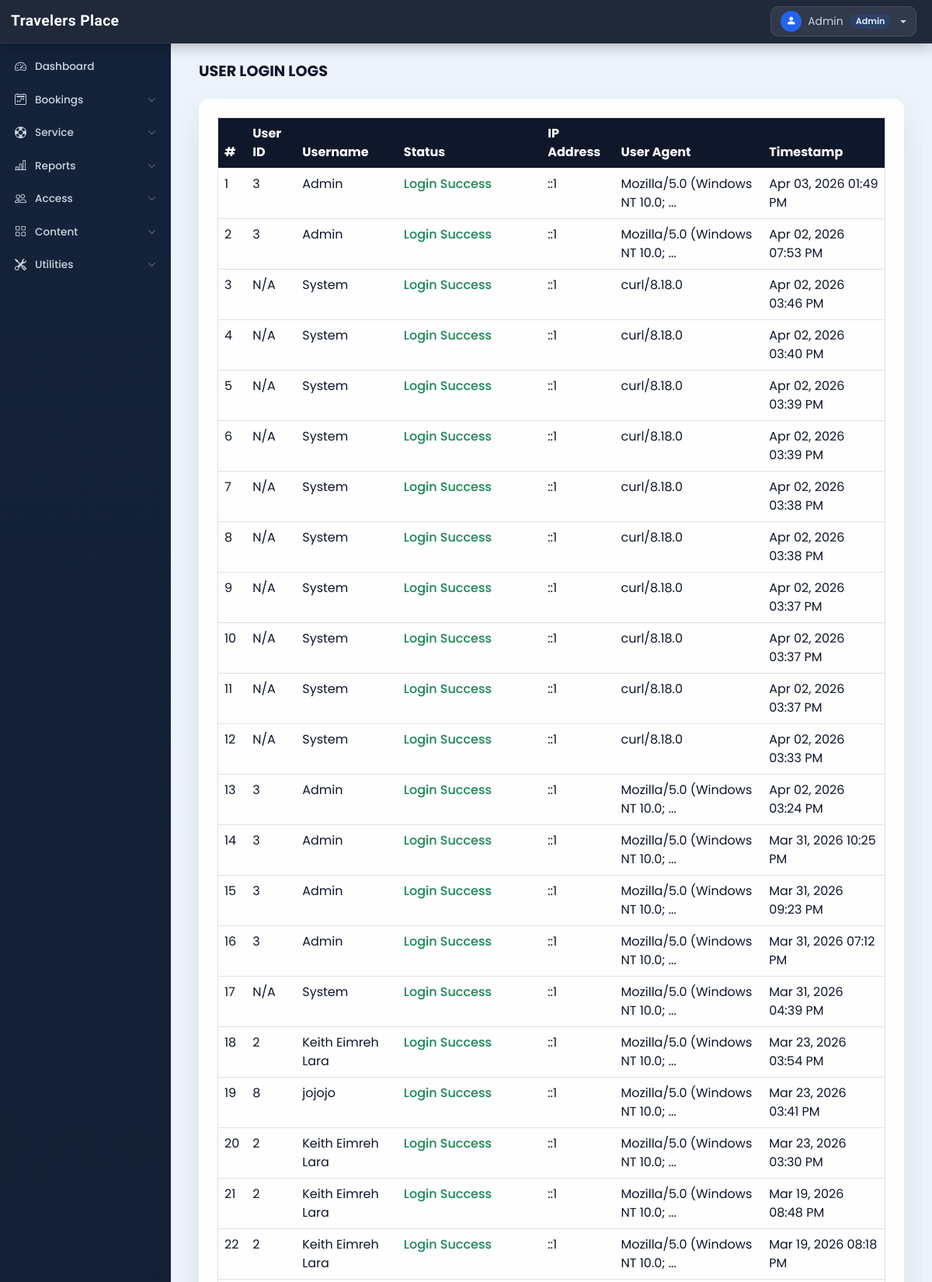
The app's page /admin/user_login_logs.php (signed in, upper part) with its own data.
### tables this page shows
CREATE TABLE `activity_logs` (
  `id` int(11) NOT NULL AUTO_INCREMENT,
  `user_id` int(11) DEFAULT NULL,
  `user_name` varchar(100) NOT NULL,
  `action` varchar(100) NOT NULL,
  `details` text DEFAULT NULL,
  `ip_address` varchar(45) DEFAULT NULL,
  `user_agent` text DEFAULT NULL,
  `created_at` timestamp NOT NULL DEFAULT current_timestamp(),
  PRIMARY KEY (`id`),
  KEY `idx_user_id` (`user_id`),
  KEY `idx_created_at` (`created_at`)
);

### admin/user_login_logs.php (the view, shortened to what this page needs)
<!DOCTYPE html>
<html lang="en">
<head>
  <?php require('inc/links.php'); ?>
  <link rel="stylesheet" href="https://cdn.datatables.net/1.13.6/css/dataTables.bootstrap5.min.css">
</head>
<body class="bg-light">
  <?php require('inc/header.php'); ?>
  <div class="container-fluid" id="main-content">
    <div class="row">
      <div class="col-lg-10 ms-auto p-4 overflow-hidden">
        <h3 class="mb-4">USER LOGIN LOGS</h3>
        <div class="card border-0 shadow-sm mb-4">
          <div class="card-body">
            <div class="table-responsive">
              <table class="table table-hover border" id="login-logs-table">
                <thead class="bg-dark text-light">
                  <tr>
                    <th>#</th>
                    <th>User ID</th>
                    <th>Username</th>
                    <th>Status</th>
                    <th>IP Address</th>
                    <th>User Agent</th>
                    <th>Timestamp</th>
                  </tr>
                </thead>
                <tbody>
                  <?php
                  $con = $GLOBALS['con'];
                  $query = "SELECT * FROM `activity_logs`
                           WHERE `action` LIKE 'Login%'
                           ORDER BY `created_at` DESC";
                  $res = mysqli_query($con, $query);
                  $i = 1;
                  while($row = mysqli_fetch_assoc($res)) {
                    $statusClass = strpos($row['action'], 'Failed') !== false ? 'status-failed' : 'status-success';
                    echo "
                    <tr>
                      <td>$i</td>
                      <td>" . ($row['user_id'] ?: 'N/A') . "</td>
                      <td>" . htmlspecialchars($row['user_name']) . "</td>
                      <td class='$statusClass'>" . htmlspecialchars($row['action']) . "</td>
                      <td>" . htmlspecialchars($row['ip_address']) . "</td>
                      <td title='" . htmlspecialchars($row['user_agent']) . "'>" .
                         (strlen($row['user_agent']) > 30 ?
                          substr(htmlspecialchars($row['user_agent']), 0, 30) . '...' :
                          htmlspecialchars($row['user_agent'])) .
                      "</td>
                      <td>" . date('M d, Y h:i A', strtotime($row['created_at'])) . "</td>
                    </tr>
                    ";
                    $i++;
                  }
                  ?>
                </tbody>
              </table>
            </div>
          </div>
        </div>
      </div>
    </div>
  </div>
</body>
</html>

### admin/css/common.css (style rules this page uses)
:root { --teal: #2ec1ac; --teal_hover: #279e8c; }
* { font-family: 'Poppins', sans-serif; }
body.bg-light { background: linear-gradient(135deg, #f5f7fa 0%, #c3cfe2 100%); min-height: 100vh; }

### admin/css/layout.css (style rules this page uses)
:root { --sidebar-bg: #0f172a; --sidebar-hover: rgba(255,255,255,0.07); --sidebar-active-bg: #1e3a5f; --sidebar-text: #cbd5e1; --sidebar-text-active: #fff; --navbar-bg: rgba(15,23,42,0.95); --sidebar-width: 220px; --navbar-height: 56px; --accent: #3b82f6; }
body { background: #f1f5f9 !important; padding-top: var(--navbar-height) !important; padding-left: var(--sidebar-width) !important; }
#main-content > .row { margin: 0; }
#main-content > .row > [class*="col-"] { max-width: 100% !important; width: 100% !important; flex: 0 0 100% !important; margin-left: 0 !important; padding-right: 0; }
#main-content .card { background: #fff; border: none !important; border-radius: 14px; box-shadow: 0 2px 16px rgba(0,0,0,0.07); }
#main-content .card-body { padding: 1.5rem; }
#main-content h3 { font-size: 1.2rem; font-weight: 700; color: #0f172a; }
#main-content .table { color: #374151; }
#main-content .table thead { background: #0f172a; color: #fff; }

### admin/css/admin-theme.css (style rules this page uses)
:root { --admin-accent: #2563eb; --admin-accent-rgb: 37, 99, 235; --admin-sidebar-bg: #14233a; --admin-sidebar-bg-strong: #0f172a; --admin-navbar-bg: rgba(15, 23, 42, 0.92); --admin-page-bg: #edf3fb; --admin-surface: rgba(255, 255, 255, 0.96); --admin-surface-muted: #f8fbff; --admin-border: rgba(148, 163, 184, 0.28); --admin-text: #0f172a; --admin-text-muted: #64748b; --admin-card-shadow: 0 18px 45px rgba(15, 23, 42, 0.08); --admin-menu-bg: #132136; --admin-menu-border: rgba(255, 255, 255, 0.08); --admin-menu-text: #d7e1ee; --admin-menu-text-muted: #94a3b8; --admin-sidebar-text: #d7e1ee; --admin-sidebar-text-active: #ffffff; --admin-sidebar-hover: rgba(255, 255, 255, 0.08); --admin-sidebar-active-bg: rgba(37, 99, 235, 0.18); --admin-login-bg: radial-gradient(circle at top left, rgba(37, 99, 235, 0.18), transparent 32%), radial-gradient(circle at bottom right, rgba(59, 130, 246, 0.12), transparent 28%), linear-gradient(135deg, #f7fbff 0%, #e9f0f9 52%, #dde7f3 100%); --admin-login-card: rgba(255, 255, 255, 0.92); --admin-login-card-border: rgba(255, 255, 255, 0.86); --admin-login-input: rgba(248, 250, 252, 0.98); --admin-login-input-border: #d7e2ee; --admin-login-input-text: #102033; --admin-login-muted: #607086; --admin-login-toggle-bg: rgba(255, 255, 255, 0.82); --admin-login-shadow: 0 25px 65px rgba(15, 23, 42, 0.14); }
body:not(.admin-auth-page) { background: var(--admin-page-bg) !important; color: var(--admin-text); transition: background-color 0.25s ease, color 0.25s ease; }
#main-content .card, .modal-content, .offcanvas, .dropdown-menu:not(.profile-dropdown):not(.theme-dropdown-menu) { background: var(--admin-surface) !important; color: var(--admin-text) !important; border-color: var(--admin-border) !important; box-shadow: var(--admin-card-shadow) !important; }
#main-content h3, #main-content h4, #main-content h5, .modal-title, .card-title { color: var(--admin-text) !important; }
#main-content .table, .modal-content .table { color: var(--admin-text) !important; }
#main-content .table thead, .modal-content .table thead { background: var(--admin-sidebar-bg-strong) !important; color: #ffffff !important; }

### admin/user_login_logs.php (style rules this page uses)
.status-success { color: #198754; font-weight: 500; }

### records on screen
activity_logs: user "3", user_name "Admin", action "Login Success", ip_address "::1", user_agent "Mozilla/5.0 (Windows NT 10.0;", created_at "Apr 03, 2026 01:49 PM"
activity_logs: user "3", user_name "Admin", action "Login Success", ip_address "::1", user_agent "Mozilla/5.0 (Windows NT 10.0;", created_at "Apr 02, 2026 07:53 PM"
activity_logs: user "N/A", user_name "System", action "Login Success", ip_address "::1", user_agent "curl/8.18.0", created_at "Apr 02, 2026 03:46 PM"
activity_logs: user "N/A", user_name "System", action "Login Success", ip_address "::1", user_agent "curl/8.18.0", created_at "Apr 02, 2026 03:40 PM"
activity_logs: user "N/A", user_name "System", action "Login Success", ip_address "::1", user_agent "curl/8.18.0", created_at "Apr 02, 2026 03:39 PM"
activity_logs: user "N/A", user_name "System", action "Login Success", ip_address "::1", user_agent "curl/8.18.0", created_at "Apr 02, 2026 03:39 PM"
activity_logs: user "N/A", user_name "System", action "Login Success", ip_address "::1", user_agent "curl/8.18.0", created_at "Apr 02, 2026 03:38 PM"
activity_logs: user "N/A", user_name "System", action "Login Success", ip_address "::1", user_agent "curl/8.18.0", created_at "Apr 02, 2026 03:38 PM"
activity_logs: user "N/A", user_name "System", action "Login Success", ip_address "::1", user_agent "curl/8.18.0", created_at "Apr 02, 2026 03:37 PM"
activity_logs: user "N/A", user_name "System", action "Login Success", ip_address "::1", user_agent "curl/8.18.0", created_at "Apr 02, 2026 03:37 PM"
activity_logs: user "N/A", user_name "System", action "Login Success", ip_address "::1", user_agent "curl/8.18.0", created_at "Apr 02, 2026 03:37 PM"
activity_logs: user "N/A", user_name "System", action "Login Success", ip_address "::1", user_agent "curl/8.18.0", created_at "Apr 02, 2026 03:33 PM"
activity_logs: user "3", user_name "Admin", action "Login Success", ip_address "::1", user_agent "Mozilla/5.0 (Windows NT 10.0;", created_at "Apr 02, 2026 03:24 PM"
activity_logs: user "3", user_name "Admin", action "Login Success", ip_address "::1", user_agent "Mozilla/5.0 (Windows NT 10.0;", created_at "Mar 31, 2026 10:25 PM"
activity_logs: user "3", user_name "Admin", action "Login Success", ip_address "::1", user_agent "Mozilla/5.0 (Windows NT 10.0;", created_at "Mar 31, 2026 09:23 PM"
activity_logs: user "3", user_name "Admin", action "Login Success", ip_address "::1", user_agent "Mozilla/5.0 (Windows NT 10.0;", created_at "Mar 31, 2026 07:12 PM"
activity_logs: user "N/A", user_name "System", action "Login Success", ip_address "::1", user_agent "Mozilla/5.0 (Windows NT 10.0;", created_at "Mar 31, 2026 04:39 PM"
activity_logs: user "2", user_name "Keith Eimreh Lara", action "Login Success", ip_address "::1", user_agent "Mozilla/5.0 (Windows NT 10.0;", created_at "Mar 23, 2026 03:54 PM"
activity_logs: user "8", user_name "jojojo", action "Login Success", ip_address "::1", user_agent "Mozilla/5.0 (Windows NT 10.0;", created_at "Mar 23, 2026 03:41 PM"
activity_logs: user "2", user_name "Keith Eimreh Lara", action "Login Success", ip_address "::1", user_agent "Mozilla/5.0 (Windows NT 10.0;", created_at "Mar 23, 2026 03:30 PM"
activity_logs: user "2", user_name "Keith Eimreh Lara", action "Login Success", ip_address "::1", user_agent "Mozilla/5.0 (Windows NT 10.0;", created_at "Mar 19, 2026 08:48 PM"
activity_logs: user "2", user_name "Keith Eimreh Lara", action "Login Success", ip_address "::1", user_agent "Mozilla/5.0 (Windows NT 10.0;", created_at "Mar 19, 2026 08:18 PM"

### other values on screen
$admin_name "Admin"
$admin_role "Admin"
